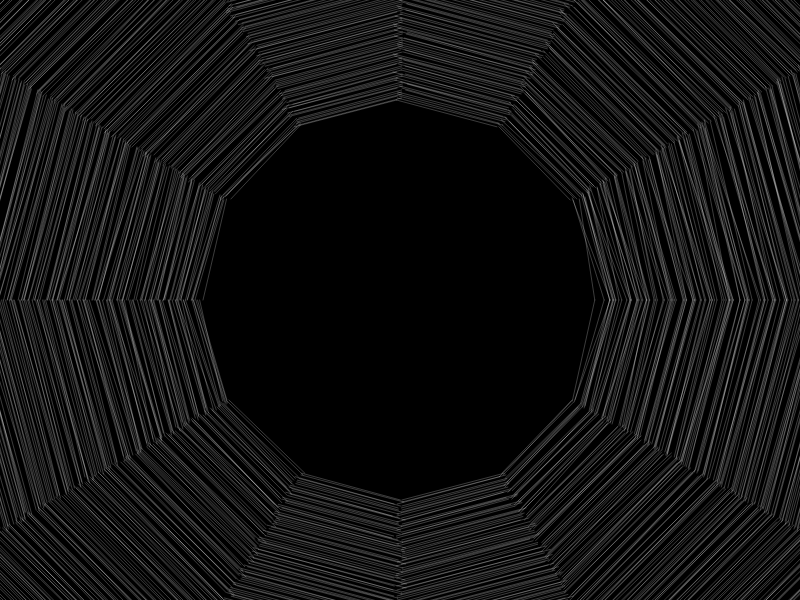
Frame 1 (no input)
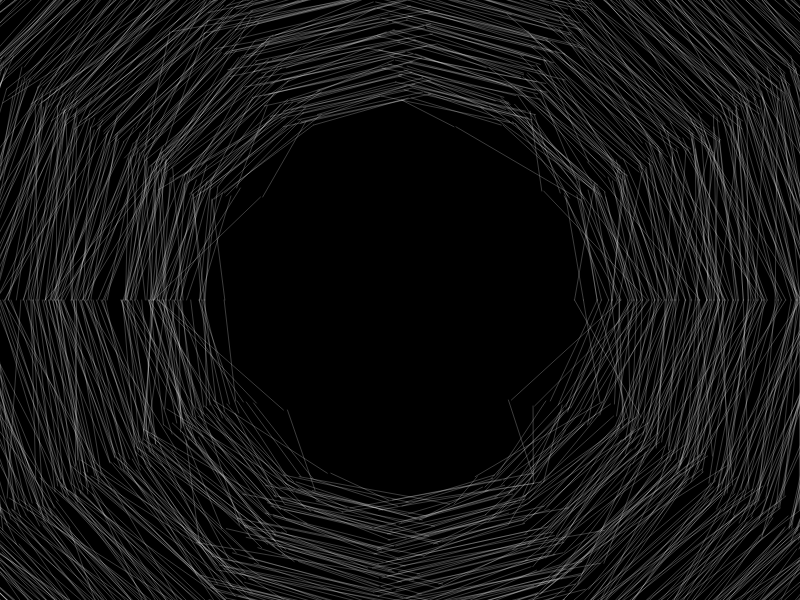
Frame 60 (no input)
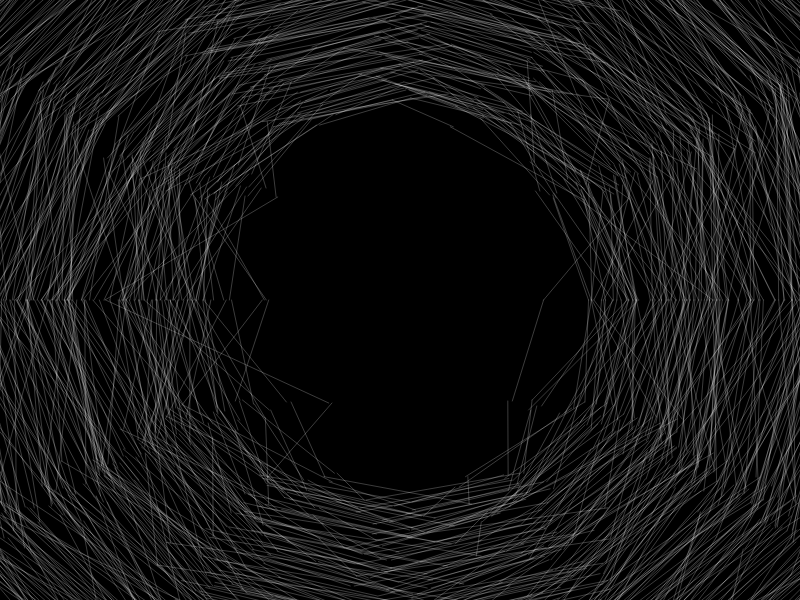
Frame 120 (the mouse pressed at the canvas centre since frame 60)

The p5.js sketch that drew these frames (run headless with seeded random() and noise() and a simulated clock; from frame 60 on, the mouse is pressed at the canvas centre):

// p5.js sketch
// ── sketch.js
let w, h;
const nPoints = 12;
const angle = 360/nPoints;
let radius = 200;

const days = 365;

let center;
let points = new Array(days); 
let noiseoffset = 1;



// --------------------------------------------
function setup() { 
  angleMode(DEGREES);
  w = displayWidth;
  h = displayHeight;

  center = createVector(w/2, h/2);

  createCanvas(w, h);

  for (let d=0; d<days; d++) {
    points[d] = new Array(nPoints);

    for (let p=0; p<nPoints; p++) {
      let x = center.x + radius * cos(angle*p);
      let y = center.y + radius * sin(angle*p);
  
      points[d][p] = createVector(x, y);
  
  
      noiseoffset += .1;
      let n = noise(noiseoffset);
      if (n < .5) points[d][p].add(n * 5);
      else        points[d][p].add(n * -5 );
    }

    radius+=2;
  }
  
  
  
}


function draw() {
  background(0);

  // fill(255);
  // noStroke();
  // ellipse(center.x, center.y, 2, 2);

  noFill();
  stroke(255,255,255,120);
  strokeWeight(.5);

  for (let d=0; d<points.length; d++) {
    // console.log(d + " , " + points[d].length);
    for (let p=0; p<points[d].length; p++) {
      points[d][p].add(random(-5, 5));

      if (p < points[d].length-1)  line (points[d][p].x, points[d][p].y, points[d][p+1].x, points[d][p+1].y);
      else                      line (points[d][p].x, points[d][p].y, points[d][0].x, points[d][0].y);
    }
  }

  /*
  for (let p=0; p<points.length; p++) {
    // ellipse(points[p].x, points[p].y, 20, 20);
    // console.log(noise(noiseoffset));

  
    // points[p].add(random(-5, 5));

    

  }
  */

}
